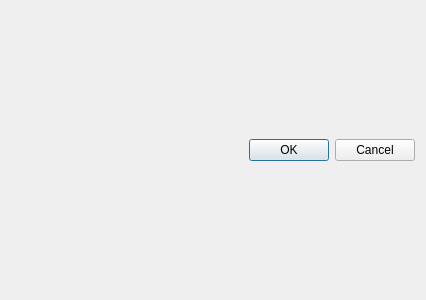
<?xml version="1.0" encoding="UTF-8"?>
<ui version="4.0">
    <class>Dialog</class>
    <widget class="QDialog" name="Dialog">
        <property name="geometry">
            <rect>
                <x>0</x>
                <y>0</y>
                <width>426</width>
                <height>300</height>
            </rect>
        </property>
        <property name="windowTitle">
            <string>Dialog</string>
        </property>
        <layout class="QGridLayout" name="gridLayout_2">
            <item row="0" column="0">
                <layout class="QGridLayout" name="gridLayout"/>
            </item>
            <item row="1" column="0">
                <widget class="QDialogButtonBox" name="buttonBox">
                    <property name="orientation">
                        <enum>Qt::Horizontal</enum>
                    </property>
                    <property name="standardButtons">
                        <set>QDialogButtonBox::Cancel|QDialogButtonBox::Ok</set>
                    </property>
                </widget>
            </item>
        </layout>
    </widget>
    <resources/>
    <connections>
        <connection>
            <sender>buttonBox</sender>
            <signal>accepted()</signal>
            <receiver>Dialog</receiver>
            <slot>accept()</slot>
            <hints>
                <hint type="sourcelabel">
                    <x>248</x>
                    <y>254</y>
                </hint>
                <hint type="destinationlabel">
                    <x>157</x>
                    <y>274</y>
                </hint>
            </hints>
        </connection>
        <connection>
            <sender>buttonBox</sender>
            <signal>rejected()</signal>
            <receiver>Dialog</receiver>
            <slot>reject()</slot>
            <hints>
                <hint type="sourcelabel">
                    <x>316</x>
                    <y>260</y>
                </hint>
                <hint type="destinationlabel">
                    <x>286</x>
                    <y>274</y>
                </hint>
            </hints>
        </connection>
    </connections>
</ui>
